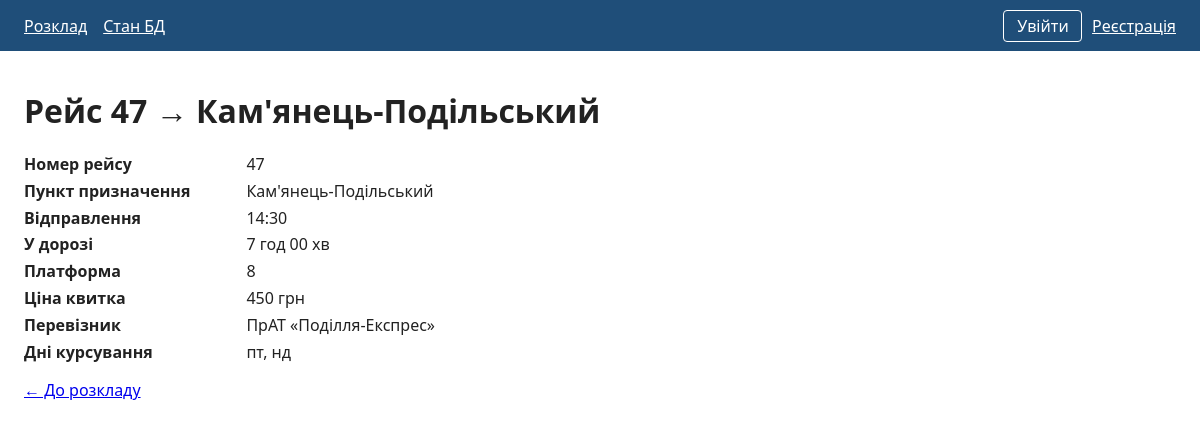
The app's page /route.php?id=4 with its own data.
### tables this page shows
CREATE TABLE routes (
    id           INT UNSIGNED      NOT NULL AUTO_INCREMENT,
    number       VARCHAR(10)       NOT NULL COMMENT 'Номер рейсу',
    destination  VARCHAR(100)      NOT NULL COMMENT 'Пункт призначення',
    departure    TIME              NOT NULL COMMENT 'Час відправлення',
    duration_min SMALLINT UNSIGNED NOT NULL COMMENT 'Тривалість поїздки, хв',
    platform     TINYINT UNSIGNED  NOT NULL COMMENT 'Платформа 1–20',
    price        INT UNSIGNED      NOT NULL COMMENT 'Ціна квитка, грн',
    carrier      VARCHAR(100)      NOT NULL COMMENT 'Перевізник',
    days         VARCHAR(50)       NOT NULL COMMENT 'Дні курсування',
    PRIMARY KEY (id),
    KEY idx_routes_departure (departure),
    CONSTRAINT chk_routes_platform CHECK (platform BETWEEN 1 AND 20),
    CONSTRAINT chk_routes_price CHECK (price BETWEEN 1 AND 5000)
);

### src/route.php (the view, shortened to what this page needs)
<?php
require __DIR__ . '/common.php';
$route = null;
$error = null;
$id = filter_var($_GET['id'] ?? null, FILTER_VALIDATE_INT, ['options' => ['min_range' => 1]]);
if ($id === false || $id === null) {
    http_response_code(400);
    $error = 'Некоректний ідентифікатор рейсу.';
} else {
    try {
        $stmt = db()->prepare('SELECT * FROM routes WHERE id = :id');
        $stmt->bindValue(':id', $id, PDO::PARAM_INT);
        $stmt->execute();
        $route = $stmt->fetch() ?: null;
    } catch (PDOException $exception) {
        $error = dbError($exception);
    }
}
?>
<?php if ($error !== null): ?>
    <p class="error" role="alert"><?= e($error) ?></p>
<?php else: ?>
    <dl>
        <dt>Номер рейсу</dt><dd><?= e($route['number']) ?></dd>
        <dt>Пункт призначення</dt><dd><?= e($route['destination']) ?></dd>
        <dt>Відправлення</dt><dd><?= e(substr($route['departure'], 0, 5)) ?></dd>
        <dt>У дорозі</dt><dd><?= e(formatDuration((int) $route['duration_min'])) ?></dd>
        <dt>Платформа</dt><dd><?= (int) $route['platform'] ?></dd>
        <dt>Ціна квитка</dt><dd><?= (int) $route['price'] ?> грн</dd>
        <dt>Перевізник</dt><dd><?= e($route['carrier']) ?></dd>
        <dt>Дні курсування</dt><dd><?= e($route['days']) ?></dd>
    </dl>
<?php endif; ?>
<p><a href="index.php">← До розкладу</a></p>

### src/common.php (style rules this page uses)
body { font-family: system-ui, sans-serif; margin: 0; color: #222; }
dl { display: grid; grid-template-columns: max-content 1fr; gap: 0.3rem 1rem; }
dt { font-weight: bold; }

### records on screen
routes: number "47", destination "Кам'янець-Подільський", departure "14:30", duration_min "7 год 00 хв", platform "8", price "450", carrier "ПрАТ «Поділля-Експрес»", days "пт, нд"

### other values on screen
$title "Рейс 47 → Кам'янець-Подільський"
